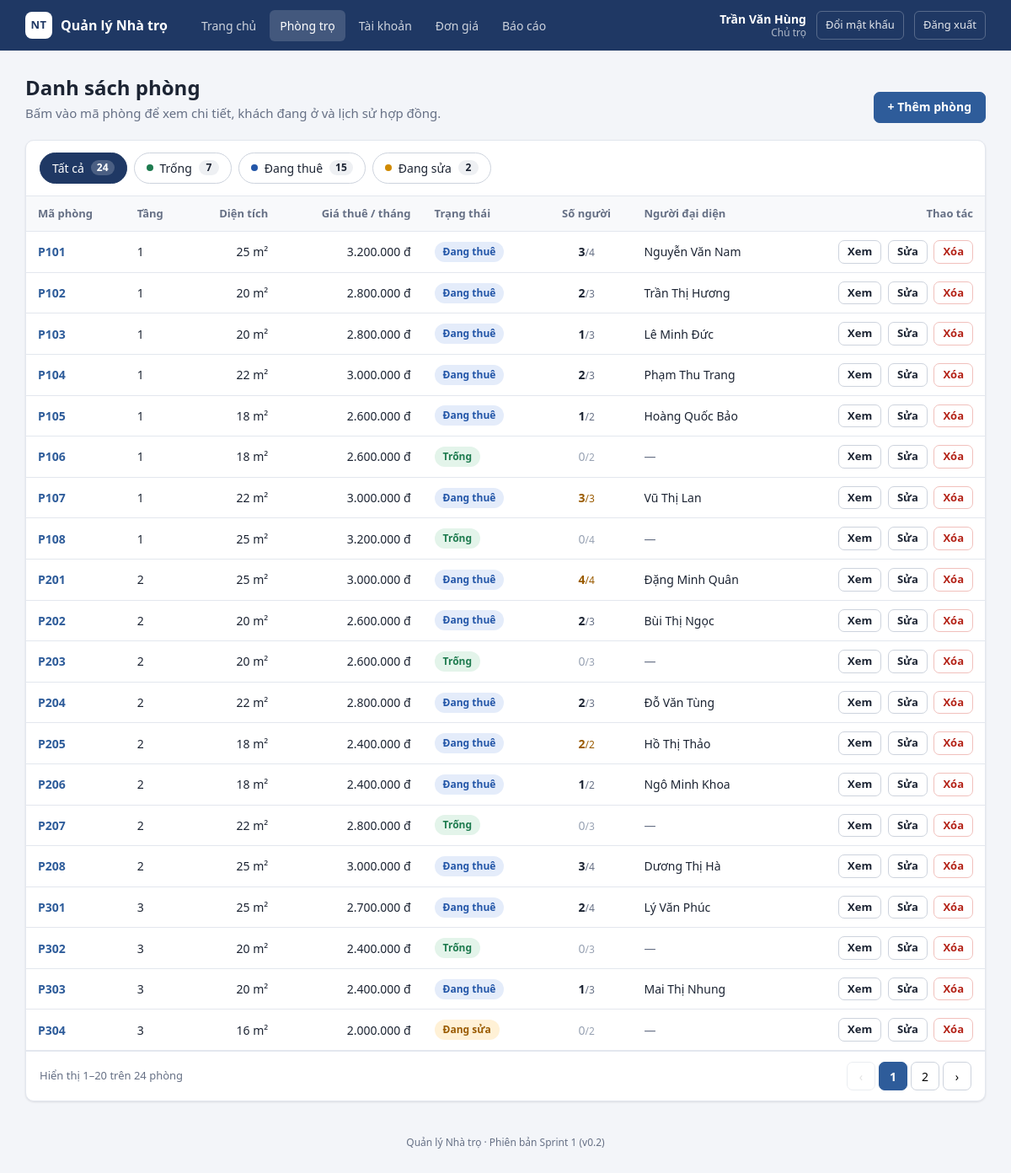
/phong.php (signed in), run on the app's committed database.
### tables this page shows
CREATE TABLE phong (
    id               INT AUTO_INCREMENT PRIMARY KEY,
    ma_phong         VARCHAR(20)  NOT NULL UNIQUE COMMENT 'PH001: mã phòng không được trùng',
    tang             INT          NOT NULL,
    dien_tich        DECIMAL(5,1) NOT NULL COMMENT 'Đơn vị m2',
    gia_thue         INT          NOT NULL COMMENT 'VNĐ/tháng, phải lớn hơn 0',
    so_nguoi_toi_da  INT          NOT NULL DEFAULT 2,
    tien_nghi        VARCHAR(255) NULL,
    trang_thai       ENUM('trong', 'dang_thue', 'dang_sua') NOT NULL DEFAULT 'trong' COMMENT 'PH001: phòng mới mặc định Trống',
    ngay_tao         DATETIME NOT NULL DEFAULT CURRENT_TIMESTAMP
);

### phong.php (the view, shortened to what this page needs)
<?php
$ds_phong = db()->query("
    SELECT p.*, k.ho_ten AS khach_dang_o,
           (SELECT COUNT(*) FROM nguoi_o n
            WHERE n.hop_dong_id = h.id AND n.ngay_roi IS NULL) AS so_nguoi_dang_o
    FROM phong p
    LEFT JOIN hop_dong h   ON h.phong_id = p.id AND h.trang_thai = 'hieu_luc'
    LEFT JOIN khach_thue k ON k.id = h.khach_thue_id
    ORDER BY p.tang, p.ma_phong
")->fetchAll();
$so_luong = ['tat_ca' => count($ds_phong)];
foreach (TRANG_THAI_PHONG as $ma => $ten) {
    $so_luong[$ma] = 0;
}
foreach ($ds_phong as $p) {
    $so_luong[$p['trang_thai']]++;
}
$loc_ban_dau = 'tat_ca';
$id_moi = isset($_GET['moi']) ? (int)$_GET['moi'] : 0;
require __DIR__ . '/includes/header.php';
?>
<div class="page-head">
    <div>
        <h1>Danh sách phòng</h1>
        <p class="muted">Bấm vào mã phòng để xem chi tiết, khách đang ở và lịch sử hợp đồng.</p>
    </div>
    <?php if (is_chu_tro()): ?>
        <a class="btn btn-primary" href="phong_form.php">+ Thêm phòng</a>
    <?php endif; ?>
</div>
<div class="card" id="room-list" data-per-page="<?= SO_PHONG_MOI_TRANG ?>" data-initial="<?= e($loc_ban_dau) ?>">
    <div class="filter-bar">
        <button type="button" class="chip" data-filter="tat_ca">
            Tất cả <span class="chip-count"><?= $so_luong['tat_ca'] ?></span>
        </button>
        <?php foreach (TRANG_THAI_PHONG as $ma => $ten): ?>
            <button type="button" class="chip" data-filter="<?= e($ma) ?>">
                <span class="dot dot-<?= e($ma) ?>"></span><?= e($ten) ?>
                <span class="chip-count"><?= $so_luong[$ma] ?></span>
            </button>
        <?php endforeach; ?>
    </div>
    <div class="table-wrap">
        <table class="table">
            <thead>
                <tr>
                    <th>Mã phòng</th>
                    <th>Tầng</th>
                    <th class="num">Diện tích</th>
                    <th class="num">Giá thuê / tháng</th>
                    <th>Trạng thái</th>
                    <th class="center" title="Số người đang ở / số người tối đa của phòng">Số người</th>
                    <th>Người đại diện</th>
                    <th class="actions">Thao tác</th>
                </tr>
            </thead>
            <tbody>
            <?php foreach ($ds_phong as $p): ?>
                <tr data-status="<?= e($p['trang_thai']) ?>"<?= (int)$p['id'] === $id_moi ? ' class="is-new"' : '' ?>>
                    <td><a class="room-code" href="phong_chi_tiet.php?id=<?= (int)$p['id'] ?>"><?= e($p['ma_phong']) ?></a></td>
                    <td><?= (int)$p['tang'] ?></td>
                    <td class="num"><?= e(dien_tich($p['dien_tich'])) ?></td>
                    <td class="num"><?= e(tien($p['gia_thue'])) ?></td>
                    <td><?= nhan($p['trang_thai'], TRANG_THAI_PHONG) ?></td>
                    <td class="center"><?= so_nguoi($p['so_nguoi_dang_o'], $p['so_nguoi_toi_da']) ?></td>
                    <td><?= $p['khach_dang_o'] ? e($p['khach_dang_o']) : '<span class="muted">—</span>' ?></td>
                    <td class="actions">
                        <a class="btn btn-sm" href="phong_chi_tiet.php?id=<?= (int)$p['id'] ?>">Xem</a>
                        <?php if (is_chu_tro()): ?>
                            <a class="btn btn-sm" href="phong_form.php?id=<?= (int)$p['id'] ?>">Sửa</a>
                            <form method="post" action="phong_xoa.php" class="inline"
                                  data-confirm="Bạn có chắc muốn xóa phòng <?= e($p['ma_phong']) ?>? Thao tác này không thể hoàn tác.">
                                <button type="submit" class="btn btn-sm btn-danger">Xóa</button>
                            </form>
                        <?php endif; ?>
                    </td>
                </tr>
            <?php endforeach; ?>
            </tbody>
        </table>
    </div>
    <div class="list-foot">
        <span class="page-info">Tổng cộng <?= $so_luong['tat_ca'] ?> phòng</span>
        <div class="pagination"></div>
    </div>
</div>
<?php require __DIR__ . '/includes/footer.php'; ?>

### includes/header.php (shortened to what this page needs)
<?php
$nguoi_dung = current_user();
$la_trang_auth = !empty($auth_page);
?>
<!DOCTYPE html>
<html lang="vi">
<head>
    <link rel="stylesheet" href="assets/style.css">
</head>
<body class="<?= $la_trang_auth ? 'auth-page' : '' ?>">
<?php if (!$la_trang_auth): ?>
<header class="topbar">
    <div class="topbar-inner">
        <a class="brand" href="index.php">
            <span class="brand-logo">NT</span>
            <span><?= e(APP_NAME) ?></span>
        </a>
        <?php if ($nguoi_dung): ?>
            <nav class="menu">
                <a href="index.php"<?= menu_active('index') ?>>Trang chủ</a>
                <a href="phong.php"<?= menu_active('phong') ?>>Phòng trọ</a>
                <?php if (is_chu_tro()):  ?>
                    <a href="tai_khoan.php"<?= menu_active('tai_khoan') ?>>Tài khoản</a>
                    <a href="don_gia.php"<?= menu_active('don_gia') ?>>Đơn giá</a>
                    <a href="bao_cao.php"<?= menu_active('bao_cao') ?>>Báo cáo</a>
                <?php endif; ?>
            </nav>
            <div class="user-box">
                <div class="user-info">
                    <span class="user-name"><?= e($nguoi_dung['ho_ten']) ?></span>
                    <span class="user-role"><?= e(VAI_TRO[$nguoi_dung['vai_tro']]) ?></span>
                </div>
                <a class="topbar-link" href="doi_mat_khau.php">Đổi mật khẩu</a>
                <a class="topbar-link logout" href="logout.php">Đăng xuất</a>
            </div>
        <?php endif; ?>
    </div>
</header>
<?php endif; ?>
<main class="container">

### includes/functions.php (shortened to what this page needs)
<?php
function db()
{
    static $pdo = null;
    if ($pdo === null) {
        $dsn = 'mysql:host=' . DB_HOST . ';port=' . DB_PORT . ';dbname=' . DB_NAME . ';charset=utf8mb4';
        $pdo = new PDO($dsn, DB_USER, DB_PASS, [
            PDO::ATTR_ERRMODE            => PDO::ERRMODE_EXCEPTION,
            PDO::ATTR_DEFAULT_FETCH_MODE => PDO::FETCH_ASSOC,
        ]);
    }
    return $pdo;
}
function e($gia_tri)
{
    return htmlspecialchars((string)$gia_tri, ENT_QUOTES, 'UTF-8');
}
function current_user()
{
    return isset($_SESSION['user']) ? $_SESSION['user'] : null;
}
function is_chu_tro()
{
    $nguoi_dung = current_user();
    return $nguoi_dung !== null && $nguoi_dung['vai_tro'] === 'chu_tro';
}
    ?>
    <?php
function tien($so)
{
    return number_format((float)$so, 0, ',', '.') . ' đ';
}
function dien_tich($so)
{
    return rtrim(rtrim(number_format((float)$so, 1, ',', '.'), '0'), ',') . ' m²';
}
function nhan($ma, $danh_muc)
{
    $ten = isset($danh_muc[$ma]) ? $danh_muc[$ma] : $ma;
    return '<span class="badge badge-' . e($ma) . '">' . e($ten) . '</span>';
}
function so_nguoi($dang_o, $toi_da)
{
    $dang_o = (int)$dang_o;
    $toi_da = (int)$toi_da;
    $lop    = 'occ';
    $giai_thich = $dang_o . ' người đang ở, tối đa ' . $toi_da . ' người';
    if ($dang_o === 0) {
        $lop .= ' occ-empty';
    } elseif ($dang_o >= $toi_da) {
        $lop .= ' occ-full';
        $giai_thich .= ' (đã đủ người)';
    }
    return '<span class="' . $lop . '" title="' . e($giai_thich) . '">'
         . $dang_o . '<small>/' . $toi_da . '</small></span>';
}
function menu_active($tien_to)
{
    $trang = basename(isset($_SERVER['SCRIPT_NAME']) ? $_SERVER['SCRIPT_NAME'] : '');
    return strpos($trang, $tien_to) === 0 ? ' class="active"' : '';
}

### includes/footer.php (shortened to what this page needs)
</main>
<?php if (empty($auth_page)): ?>
<footer class="footer">
    <?= e(APP_NAME) ?> &middot; Phiên bản <?= e(APP_VERSION) ?>
</footer>
<?php endif; ?>
</body>
</html>

### data on the page
phong: ma_phong "P101", tang "1", dien_tich "25 m²", gia_thue "3.200.000 đ", trang_thai "Đang thuê", dang_o "3", so_nguoi_toi_da "4", khach_dang_o "Nguyễn Văn Nam"
phong: ma_phong "P102", tang "1", dien_tich "20 m²", gia_thue "2.800.000 đ", trang_thai "Đang thuê", dang_o "2", so_nguoi_toi_da "3", khach_dang_o "Trần Thị Hương"
phong: ma_phong "P103", tang "1", dien_tich "20 m²", gia_thue "2.800.000 đ", trang_thai "Đang thuê", dang_o "1", so_nguoi_toi_da "3", khach_dang_o "Lê Minh Đức"
phong: ma_phong "P104", tang "1", dien_tich "22 m²", gia_thue "3.000.000 đ", trang_thai "Đang thuê", dang_o "2", so_nguoi_toi_da "3", khach_dang_o "Phạm Thu Trang"
phong: ma_phong "P105", tang "1", dien_tich "18 m²", gia_thue "2.600.000 đ", trang_thai "Đang thuê", dang_o "1", so_nguoi_toi_da "2", khach_dang_o "Hoàng Quốc Bảo"
phong: ma_phong "P106", tang "1", dien_tich "18 m²", gia_thue "2.600.000 đ", trang_thai "Trống", dang_o "0", so_nguoi_toi_da "2"
phong: ma_phong "P107", tang "1", dien_tich "22 m²", gia_thue "3.000.000 đ", trang_thai "Đang thuê", dang_o "3", so_nguoi_toi_da "3", khach_dang_o "Vũ Thị Lan"
phong: ma_phong "P108", tang "1", dien_tich "25 m²", gia_thue "3.200.000 đ", trang_thai "Trống", dang_o "0", so_nguoi_toi_da "4"
phong: ma_phong "P201", tang "2", dien_tich "25 m²", gia_thue "3.000.000 đ", trang_thai "Đang thuê", dang_o "4", so_nguoi_toi_da "4", khach_dang_o "Đặng Minh Quân"
phong: ma_phong "P202", tang "2", dien_tich "20 m²", gia_thue "2.600.000 đ", trang_thai "Đang thuê", dang_o "2", so_nguoi_toi_da "3", khach_dang_o "Bùi Thị Ngọc"
phong: ma_phong "P203", tang "2", dien_tich "20 m²", gia_thue "2.600.000 đ", trang_thai "Trống", dang_o "0", so_nguoi_toi_da "3"
phong: ma_phong "P204", tang "2", dien_tich "22 m²", gia_thue "2.800.000 đ", trang_thai "Đang thuê", dang_o "2", so_nguoi_toi_da "3", khach_dang_o "Đỗ Văn Tùng"
phong: ma_phong "P205", tang "2", dien_tich "18 m²", gia_thue "2.400.000 đ", trang_thai "Đang thuê", dang_o "2", so_nguoi_toi_da "2", khach_dang_o "Hồ Thị Thảo"
phong: ma_phong "P206", tang "2", dien_tich "18 m²", gia_thue "2.400.000 đ", trang_thai "Đang thuê", dang_o "1", so_nguoi_toi_da "2", khach_dang_o "Ngô Minh Khoa"
phong: ma_phong "P207", tang "2", dien_tich "22 m²", gia_thue "2.800.000 đ", trang_thai "Trống", dang_o "0", so_nguoi_toi_da "3"
phong: ma_phong "P208", tang "2", dien_tich "25 m²", gia_thue "3.000.000 đ", trang_thai "Đang thuê", dang_o "3", so_nguoi_toi_da "4", khach_dang_o "Dương Thị Hà"
phong: ma_phong "P301", tang "3", dien_tich "25 m²", gia_thue "2.700.000 đ", trang_thai "Đang thuê", dang_o "2", so_nguoi_toi_da "4", khach_dang_o "Lý Văn Phúc"
phong: ma_phong "P302", tang "3", dien_tich "20 m²", gia_thue "2.400.000 đ", trang_thai "Trống", dang_o "0", so_nguoi_toi_da "3"
phong: ma_phong "P303", tang "3", dien_tich "20 m²", gia_thue "2.400.000 đ", trang_thai "Đang thuê", dang_o "1", so_nguoi_toi_da "3", khach_dang_o "Mai Thị Nhung"
phong: ma_phong "P304", tang "3", dien_tich "16 m²", gia_thue "2.000.000 đ", trang_thai "Đang sửa", dang_o "0", so_nguoi_toi_da "2"

### other printed values
APP_NAME "Quản lý Nhà trọ"
$nguoi_dung['ho_ten'] "Trần Văn Hùng"
VAI_TRO[$nguoi_dung['vai_tro']] "Chủ trọ"
$so_luong['tat_ca'] "24"
$ten "Trống"
$so_luong[$ma] "7"
$ten "Đang thuê"
$so_luong[$ma] "15"
$ten "Đang sửa"
$so_luong[$ma] "2"
APP_VERSION "Sprint 1 (v0.2)"
